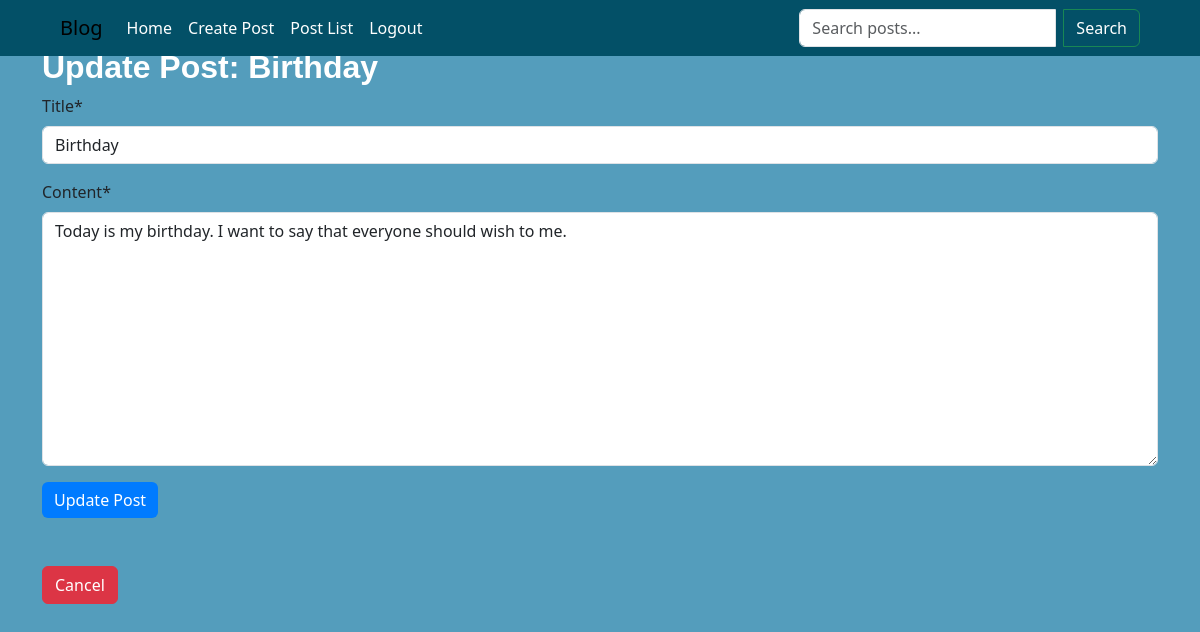
The app's page /blog/post_update/1 (signed in) with its own data.
### blogpost/models.py (models this page shows, shortened)
class Post(models.Model):
    title = models.CharField(max_length=200)
    content = models.TextField()
    author = models.ForeignKey(User, on_delete=models.CASCADE)
    timestamp = models.DateTimeField(auto_now_add=True)

### blogpost/views.py (the view)
# urls.py: path('post_update/<int:post_id>', post_update, name='post_update'),
@login_required
def post_update(request, post_id):
    post = Post.objects.get(id=post_id)
    if request.method == 'POST':
        form = PostForm(request.POST, request.FILES, instance=post)
        if form.is_valid():
            form.save()
            messages.success(request, 'Post updated successfully!')
            return redirect('blogpost:post_list')
    else:
        form = PostForm(instance=post)
    return render(request, 'blogpost/post_update.html', {'form':form, 'post':post})

### blogpost/forms.py
class PostForm(forms.ModelForm):
    class Meta:
        model = Post
        fields = ['title', 'content']

### templates/blogpost/post_update.html (shortened to what this page needs)
{% extends "base.html" %}
{% load crispy_forms_tags %}
{% block blogpost %}
<h2 class="text-white">Update Post: {{ post.title }}</h2>
<form method="post">
  {% csrf_token %} {{ form|crispy }}
  <button type="submit" class="btn btn-primary">Update Post</button>
</form>
<br>
<br>
<a href="{% url 'blogpost:post_detail' post.pk %}" class="btn btn-danger">Cancel</a>
{% endblock blogpost %}

### static/css/styles.css (style rules this page uses)
body { background-color: rgba(41, 132, 171, 0.795); }

### static/css/create.css (style rules this page uses)
h2 { font-family: 'Poppins', sans-serif; font-weight: 700; }
.btn-primary { background-color: #007bff; border: none; transition: background-color 0.3s ease; }

### records on screen
Post: title "Birthday", content "Today is my birthday. I want to say that everyone should wish to me."
